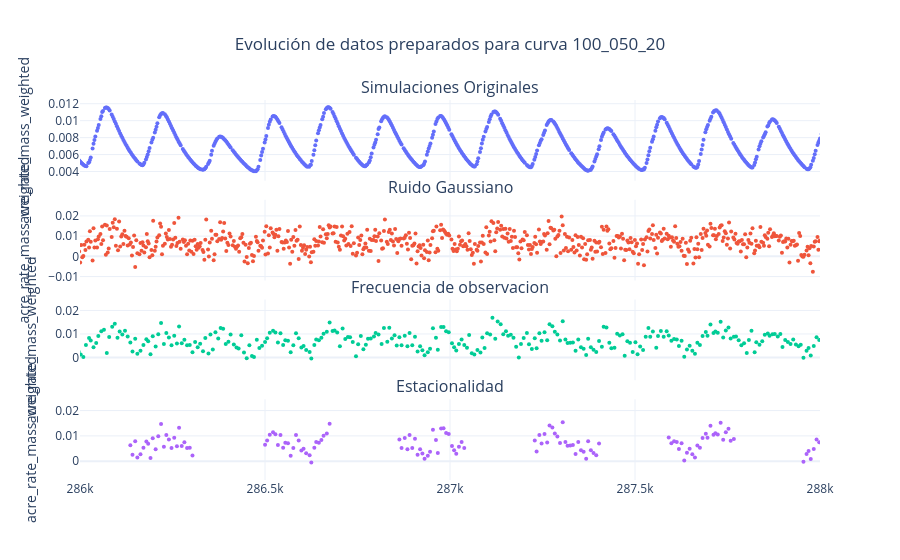

Source (notebook cell):
### Code cell
dfs = [all_data, noisy_df, df_unique, df_estacion]


plot_id_across_dfs(
    dfs,
    "100_050_20",
    x_range=(286000, 288000)
)

### Figure 1 — Plotly figure (JSON) as saved in the notebook; plotly's stock layout.template omitted (floating-point values rounded to 4 significant figures; data arrays with more than 128 entries replaced by an {"elided": "..."} marker saying what was removed)
{"data": [{"marker": {"size": 4}, "mode": "markers", "showlegend": false, "type": "scatter", "x": {"elided": "5001 float values"}, "xaxis": "x", "y": {"elided": "5001 float values"}, "yaxis": "y"}, {"marker": {"size": 4}, "mode": "markers", "showlegend": false, "type": "scatter", "x": {"elided": "5001 float values"}, "xaxis": "x2", "y": {"elided": "5001 float values"}, "yaxis": "y2"}, {"marker": {"size": 4}, "mode": "markers", "showlegend": false, "type": "scatter", "x": {"elided": "2144 float values"}, "xaxis": "x3", "y": {"elided": "2144 float values"}, "yaxis": "y3"}, {"marker": {"size": 4}, "mode": "markers", "showlegend": false, "type": "scatter", "x": {"elided": "1068 float values"}, "xaxis": "x4", "y": {"elided": "1068 float values"}, "yaxis": "y4"}], "layout": {"annotations": [{"font": {"size": 16}, "showarrow": false, "text": "Simulaciones Originales", "x": 0.5, "xanchor": "center", "xref": "paper", "y": 1, "yanchor": "bottom", "yref": "paper"}, {"font": {"size": 16}, "showarrow": false, "text": "Ruido Gaussiano", "x": 0.5, "xanchor": "center", "xref": "paper", "y": 0.7375, "yanchor": "bottom", "yref": "paper"}, {"font": {"size": 16}, "showarrow": false, "text": "Frecuencia de observacion", "x": 0.5, "xanchor": "center", "xref": "paper", "y": 0.475, "yanchor": "bottom", "yref": "paper"}, {"font": {"size": 16}, "showarrow": false, "text": "Estacionalidad", "x": 0.5, "xanchor": "center", "xref": "paper", "y": 0.2125, "yanchor": "bottom", "yref": "paper"}], "autosize": true, "title": {"text": "Evolución de datos preparados para curva 100_050_20", "x": 0.5}, "xaxis": {"anchor": "y", "autorange": false, "domain": [0, 1], "matches": "x4", "range": [286000, 288000], "showspikes": false, "showticklabels": false, "type": "linear"}, "xaxis2": {"anchor": "y2", "autorange": false, "domain": [0, 1], "matches": "x4", "range": [286000, 288000], "showspikes": false, "showticklabels": false, "type": "linear"}, "xaxis3": {"anchor": "y3", "autorange": false, "domain": [0, 1], "matches": "x4", "range": [286000, 288000], "showspikes": false, "showticklabels": false, "type": "linear"}, "xaxis4": {"anchor": "y4", "autorange": false, "domain": [0, 1], "range": [286000, 288000], "showspikes": false, "type": "linear"}, "yaxis": {"anchor": "x", "autorange": true, "domain": [0.7875, 1], "range": [0.002479, 0.01287], "showspikes": false, "title": {"text": "acre_rate_mass_weighted"}, "type": "linear"}, "yaxis2": {"anchor": "x2", "autorange": true, "domain": [0.525, 0.7375], "range": [-0.01377, 0.0298], "showspikes": false, "title": {"text": "acre_rate_mass_weighted"}, "type": "linear"}, "yaxis3": {"anchor": "x3", "autorange": true, "domain": [0.2625, 0.475], "range": [-0.01126, 0.02621], "showspikes": false, "title": {"text": "acre_rate_mass_weighted"}, "type": "linear"}, "yaxis4": {"anchor": "x4", "autorange": true, "domain": [0, 0.2125], "range": [-0.008812, 0.02587], "showspikes": false, "title": {"text": "acre_rate_mass_weighted"}, "type": "linear"}}}
